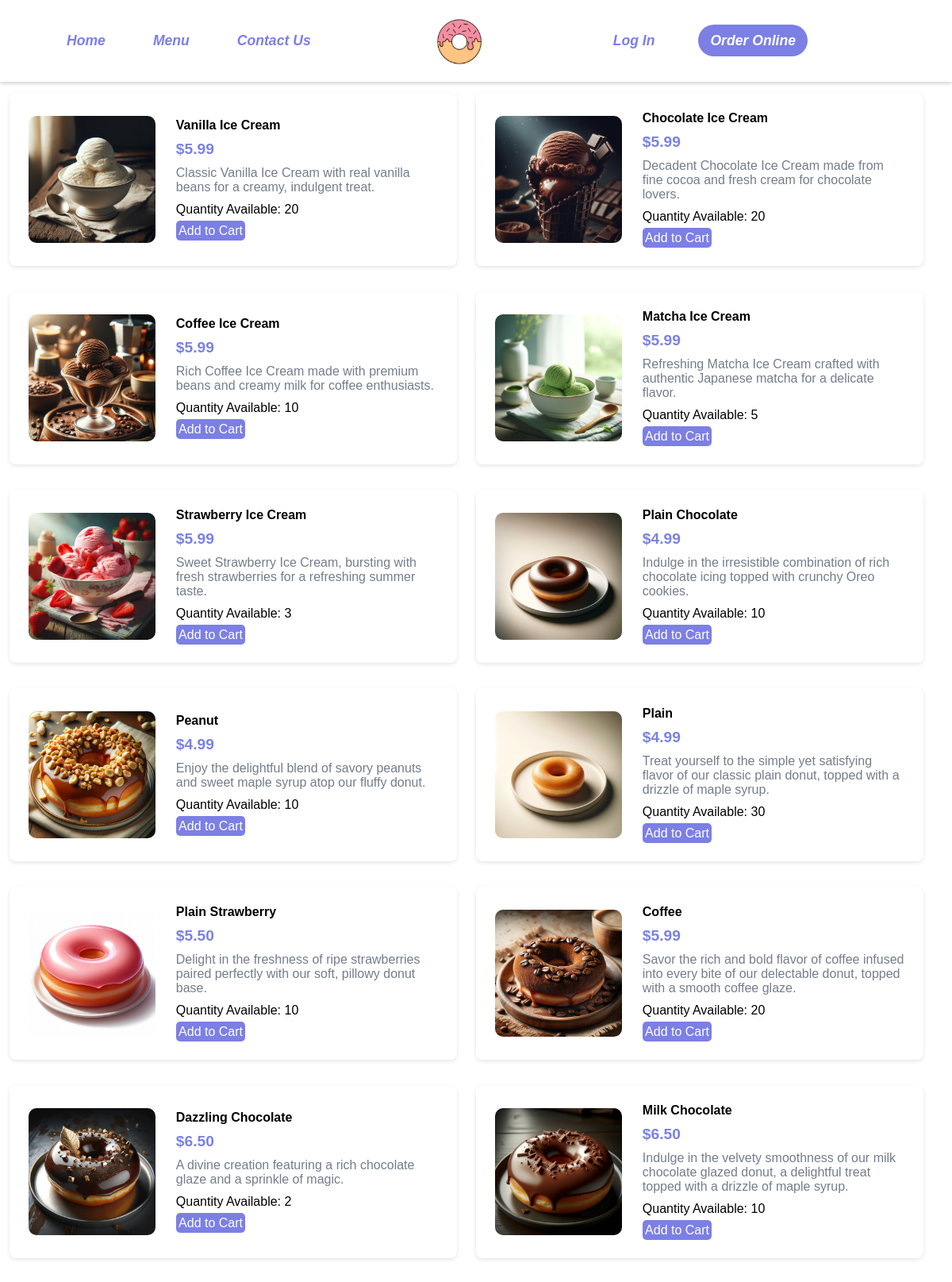
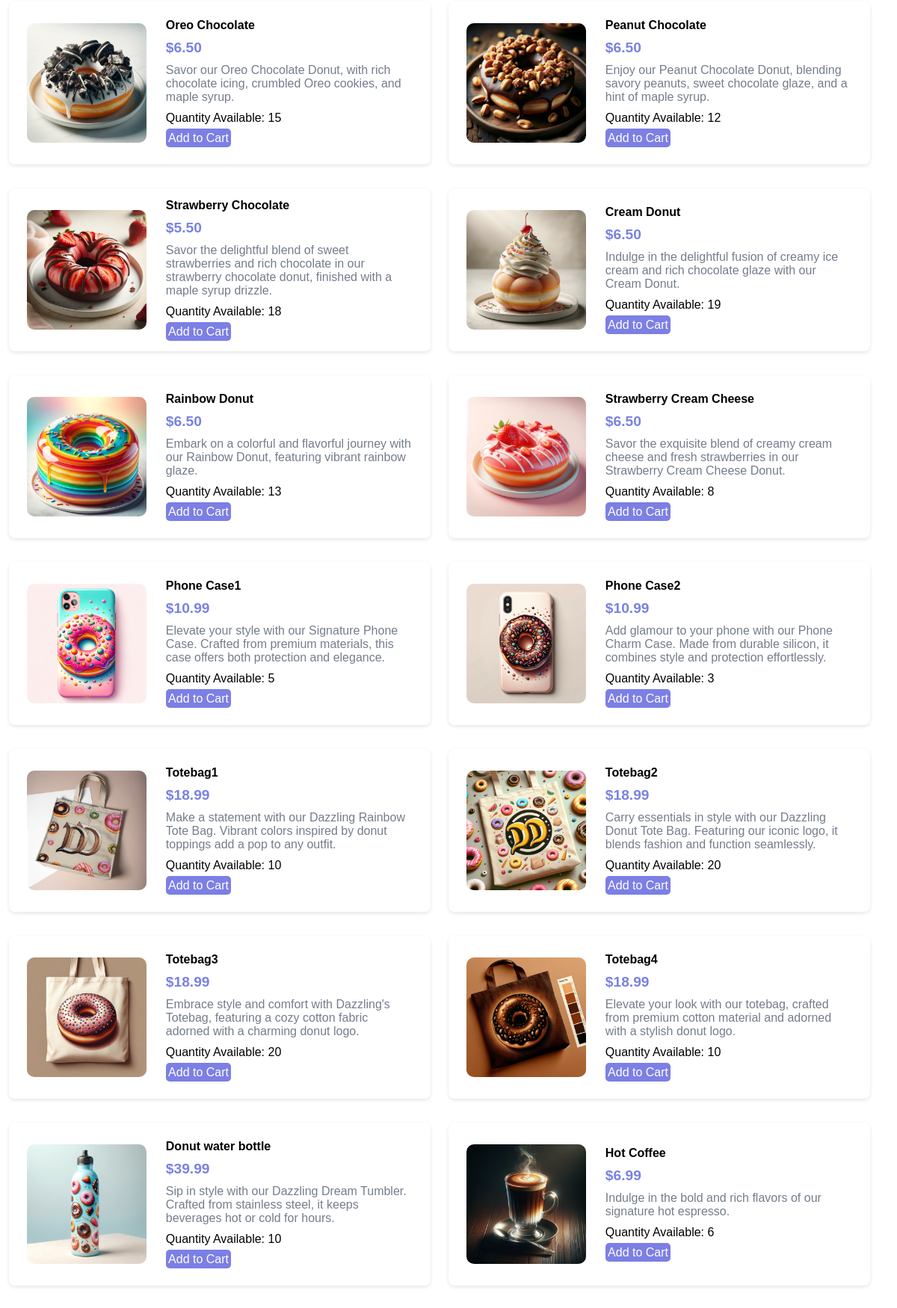
Page /COMP1044_SRC/COMP1044_SRC/food-search.php (upper part) on the committed database (2 pictures, top to bottom).
### tables this page shows
CREATE TABLE IF NOT EXISTS MenuItems (
    MenuItemID INT AUTO_INCREMENT PRIMARY KEY,
    CategoryID INT,
    Name VARCHAR(255) NOT NULL,
    Description TEXT,
    Image VARCHAR(255),
    Price DECIMAL(6,2) NOT NULL,
    Quantity INT NOT NULL,  
    FOREIGN KEY (CategoryID) REFERENCES Categories(CategoryID)
);

### COMP1044_SRC/COMP1044_SRC/food-search.php (the view, shortened to what this page needs)
<?php
include ("connection.php");
$searchTerm = '';
$searchQuery = "SELECT * FROM MenuItems WHERE Name LIKE ?";
$stmt = $con->prepare($searchQuery);
$searchTermLike = '%' . $searchTerm . '%';
$stmt->bind_param("s", $searchTermLike);
$stmt->execute();
$result = $stmt->get_result();
if ($result->num_rows > 0) {
    $items = $result->fetch_all(MYSQLI_ASSOC);
} else {
    $fallbackQuery = "SELECT * FROM MenuItems";
    $result = mysqli_query($con, $fallbackQuery);
    $items = mysqli_fetch_all($result, MYSQLI_ASSOC);
    echo "<p>No results found for '{$searchTerm}'. Showing all menu items.</p>";
}
foreach ($items as $item) {
    echo "<div class='food-menu-box'>";
    echo "<div class='food-menu-img'>";
    echo "<img src='{$item['Image']}' alt='{$item['Name']}' class='img-responsive img-curve'>";
    echo "</div>";
    echo "<div class='food-menu-desc'>";
    echo "<h4>{$item['Name']}</h4>";
    echo "<p class='food-price'>\${$item['Price']}</p>";
    echo "<p class='food-detail'>{$item['Description']}</p>";
    if ($item['Quantity'] > 0) {
        echo "<p class='food-quantity'>Quantity Available: {$item['Quantity']}</p>";
        echo "<button onclick='addToCart({$item['MenuItemID']})' class='btn btn-primary'>Add to Cart</button>";
    } else {
        echo "<p class='food-quantity'>Not Available</p>";
    }
    echo "</div>";
    echo "</div>";
}
?>
<!DOCTYPE html>
<html lang="en">
<head>
    <link rel="stylesheet" href="css/style.css">
    <link rel="stylesheet" href="https://cdnjs.cloudflare.com/ajax/libs/font-awesome/4.7.0/css/font-awesome.min.css">
</head>
<body>
    <section class="navbar">
        <div class="main-list">
            <ul class="list">
                <li><a href="index.php">Home</a></li>
                <li class="dropdown">
                        <a href="javascript:void(0)" class="dropbtn">Menu</a>
                    </li>
                <li><a href="contact.php">Contact Us</a></li>
            </ul>
        </div>
        <div class="logo">
            <a href="index.php" title="Logo">
                <img src="images/logo.png" alt="Restaurant Logo" class="img-responsive">
            </a>
        </div>
        <div class="user-list">
            <ul class="list">
                <?php if (isset($_SESSION['user_id'])): ?>
                    <li><a href="logout.php">Log Out</a></li>
                    <li class="dropdown">
                    <a href="javascript:void(0)" class="dropbtn"><i class="fa fa-user-secret"></i></a>
                        <div class="dropdown-content">
                            <a href="editprofile.php">Edit Profile</a>
                            <a href="orderHistory.php">Order History</a>
                        </div>
                    </li>
                <?php else: ?>
                    <li><a href="login.php">Log In</a></li>
                <?php endif; ?>
                    <li><a href="menu.php" class="order-online">Order Online</a></li>
            </ul>
        </div>
    </section>
    <section class="categories">
        <div class="container">
            <div class="clearfix"></div>
        </div>
    </section>
</body>
</html>

### COMP1044_SRC/COMP1044_SRC/css/style.css (style rules this page uses)
* { margin: 0 0; padding: 0 0; font-family: Arial, Helvetica, sans-serif; }
.img-responsive { width: 100%; }
.img-curve { border-radius: 15px; }
a { color: #7c7fe4; text-decoration: none; }
.btn { padding: 1%; border: none; font-size: 1rem; border-radius: 5px; }
.btn-primary { background-color: #7c7fe4; color: white; cursor: pointer; }
body { padding-top: 105px; }
.navbar { position: fixed; top: 0; left: 0; width: 100%; z-index: 1000; background-color: #FFF; padding: 20px 0; display: flex; justify-content: space-around; align-items: center; box-shadow: 0 2px 5px rgba(0,0,0,0.2); flex-wrap: wrap; }
.logo img { width: 100px; }
.list { list-style: none; display: flex; }
.list li { padding: 20px 20px; }
.list li a { color: #7c7fe4; font-weight: bold; font-style: italic; font-size: 1.1em; padding: 10px 10px; border-radius: 20px; transition: background-color 0.3s, color 0.3s; }
.user-list .list { padding: 0; }
.user-list .list li a { padding: 10px 15px; margin-left: 0px; border-radius: 20px; font-family: 'Pacifico' sans-serif; transition: background-color 0.3s, color 0.3s; }
.user-list .list li .order-online { background-color: #7c7fe4; color: white; transition: background-color 0.3s, color 0.3s; }
.dropdown { position: relative; display: inline-block; }
.img-responsive.img-curve { width: 100%; display: block; border-radius: 10px; }
.clearfix::after { content: ""; clear: both; display: table; float: none; }
.food-menu-box { width: 43%; margin: 1%; padding: 2%; float: left; margin-top: 1%; display: flex; align-items: center; margin-bottom: 20px; background-color: white; box-shadow: 0 2px 5px rgba(0,0,0,0.1); border-radius: 8px; overflow: hidden; height: 170px; flex-direction: row; }
.food-menu-img { flex-shrink: 0; width: 160px; height: 160px; overflow: hidden; }
.food-menu-img img { width: 100%; height: 100%; object-fit: cover; }
.food-menu-desc { flex-grow: 1; flex-direction: column; justify-content: center; width: 80%; float: left; margin-left: 5%; }
.food-quantity { margin-top: 0; padding-top: 0; margin-bottom: 5px; }
.food-menu-desc h4, .food-menu-desc .food-price, .food-menu-desc .food-detail { margin-bottom: 10px; }
.food-menu-desc .food-price { color: #7982e1; font-weight: bold; }
.food-price { font-size: 1.2rem; margin: 2% 0; }
.food-detail { font-size: 1rem; color: #747d8c; }

### rows in the picture
menuitems: Image (picture), Name "Vanilla Ice Cream", Price "5.99", Description "Classic Vanilla Ice Cream with real vanilla beans for a creamy, indulgent treat.", Quantity "20"
menuitems: Image (picture), Name "Chocolate Ice Cream", Price "5.99", Description "Decadent Chocolate Ice Cream made from fine cocoa and fresh cream for chocolate lovers.", Quantity "20"
menuitems: Image (picture), Name "Coffee Ice Cream", Price "5.99", Description "Rich Coffee Ice Cream made with premium beans and creamy milk for coffee enthusiasts.", Quantity "10"
menuitems: Image (picture), Name "Matcha Ice Cream", Price "5.99", Description "Refreshing Matcha Ice Cream crafted with authentic Japanese matcha for a delicate flavor.", Quantity "5"
menuitems: Image (picture), Name "Strawberry Ice Cream", Price "5.99", Description "Sweet Strawberry Ice Cream, bursting with fresh strawberries for a refreshing summer taste.", Quantity "3"
menuitems: Image (picture), Name "Plain Chocolate", Price "4.99", Description "Indulge in the irresistible combination of rich chocolate icing topped with crunchy Oreo cookies.", Quantity "10"
menuitems: Image (picture), Name "Peanut", Price "4.99", Description "Enjoy the delightful blend of savory peanuts and sweet maple syrup atop our fluffy donut.", Quantity "10"
menuitems: Image (picture), Name "Plain", Price "4.99", Description "Treat yourself to the simple yet satisfying flavor of our classic plain donut, topped with a drizzle of maple syrup.", Quantity "30"
menuitems: Image (picture), Name "Plain Strawberry", Price "5.50", Description "Delight in the freshness of ripe strawberries paired perfectly with our soft, pillowy donut base.", Quantity "10"
menuitems: Image (picture), Name "Coffee", Price "5.99", Description "Savor the rich and bold flavor of coffee infused into every bite of our delectable donut, topped with a smooth coffee glaze.", Quantity "20"
menuitems: Image (picture), Name "Dazzling Chocolate", Price "6.50", Description "A divine creation featuring a rich chocolate glaze and a sprinkle of magic.", Quantity "2"
menuitems: Image (picture), Name "Milk Chocolate", Price "6.50", Description "Indulge in the velvety smoothness of our milk chocolate glazed donut, a delightful treat topped with a drizzle of maple syrup.", Quantity "10"
menuitems: Image (picture), Name "Oreo Chocolate", Price "6.50", Description "Savor our Oreo Chocolate Donut, with rich chocolate icing, crumbled Oreo cookies, and maple syrup.", Quantity "15"
menuitems: Image (picture), Name "Peanut Chocolate", Price "6.50", Description "Enjoy our Peanut Chocolate Donut, blending savory peanuts, sweet chocolate glaze, and a hint of maple syrup.", Quantity "12"
menuitems: Image (picture), Name "Strawberry Chocolate", Price "5.50", Description "Savor the delightful blend of sweet strawberries and rich chocolate in our strawberry chocolate donut, finished with a maple syrup drizzle.", Quantity "18"
menuitems: Image (picture), Name "Cream Donut", Price "6.50", Description "Indulge in the delightful fusion of creamy ice cream and rich chocolate glaze with our Cream Donut.", Quantity "19"
menuitems: Image (picture), Name "Rainbow Donut", Price "6.50", Description "Embark on a colorful and flavorful journey with our Rainbow Donut, featuring vibrant rainbow glaze.", Quantity "13"
menuitems: Image (picture), Name "Strawberry Cream Cheese", Price "6.50", Description "Savor the exquisite blend of creamy cream cheese and fresh strawberries in our Strawberry Cream Cheese Donut.", Quantity "8"
menuitems: Image (picture), Name "Phone Case1", Price "10.99", Description "Elevate your style with our Signature Phone Case. Crafted from premium materials, this case offers both protection and elegance.", Quantity "5"
menuitems: Image (picture), Name "Phone Case2", Price "10.99", Description "Add glamour to your phone with our Phone Charm Case. Made from durable silicon, it combines style and protection effortlessly.", Quantity "3"
menuitems: Image (picture), Name "Totebag1", Price "18.99", Description "Make a statement with our Dazzling Rainbow Tote Bag. Vibrant colors inspired by donut toppings add a pop to any outfit.", Quantity "10"
menuitems: Image (picture), Name "Totebag2", Price "18.99", Description "Carry essentials in style with our Dazzling Donut Tote Bag. Featuring our iconic logo, it blends fashion and function seamlessly.", Quantity "20"
menuitems: Image (picture), Name "Totebag3", Price "18.99", Description "Embrace style and comfort with Dazzling's Totebag, featuring a cozy cotton fabric adorned with a charming donut logo.", Quantity "20"
menuitems: Image (picture), Name "Totebag4", Price "18.99", Description "Elevate your look with our totebag, crafted from premium cotton material and adorned with a stylish donut logo.", Quantity "10"
menuitems: Image (picture), Name "Donut water bottle", Price "39.99", Description "Sip in style with our Dazzling Dream Tumbler. Crafted from stainless steel, it keeps beverages hot or cold for hours.", Quantity "10"
menuitems: Image (picture), Name "Hot Coffee", Price "6.99", Description "Indulge in the bold and rich flavors of our signature hot espresso.", Quantity "6"
